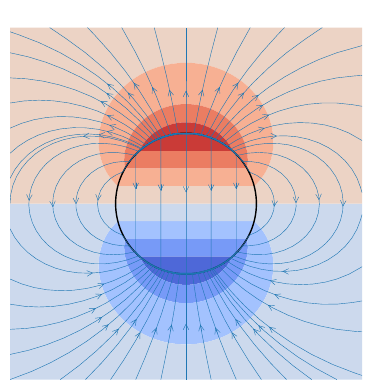

Python code for this plot:
import numpy as np
from matplotlib import pyplot as plt

x = np.linspace(-2.5, 2.5, 500)
y = np.linspace(-2.5, 2.5, 500)
X, Y = np.meshgrid(x, y)
p = (0, 1)
r = np.sqrt(X ** 2 + Y ** 2)

V = (p[0] * X + p[1] * Y) / r ** 3
inside = r < 1
V = np.where(inside, Y, V)
E = np.gradient(-V)

fig, ax = plt.subplots()
#ax.pcolormesh(x, y, V)
ax.contourf(x, y, V, cmap='coolwarm')
circle = plt.Circle((0, 0), 1, edgecolor='k', facecolor='none')


ax.streamplot(x, y, E[1], E[0], density=0.5, broken_streamlines=False, linewidth=0.3, arrowstyle='->')
ax.add_patch(circle)

ax.set_aspect('equal')
ax.axis('off')
fig.savefig('sphere_polarized.pdf', bbox_inches='tight')
